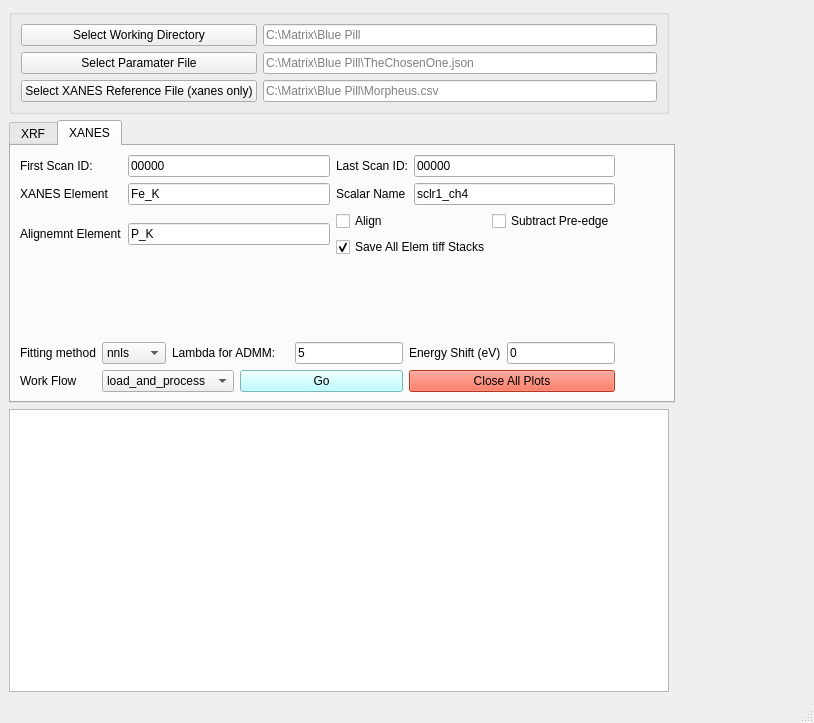
<?xml version="1.0" encoding="UTF-8"?>
<ui version="4.0">
 <author>Ajith</author>
 <class>MainWindow</class>
 <widget class="QMainWindow" name="MainWindow">
  <property name="geometry">
   <rect>
    <x>0</x>
    <y>0</y>
    <width>814</width>
    <height>723</height>
   </rect>
  </property>
  <property name="windowTitle">
   <string>MainWindow</string>
  </property>
  <widget class="QWidget" name="centralwidget">
   <layout class="QGridLayout" name="gridLayout_8">
    <item row="0" column="0">
     <widget class="QGroupBox" name="groupBox">
      <property name="sizePolicy">
       <sizepolicy hsizetype="Preferred" vsizetype="Preferred">
        <horstretch>0</horstretch>
        <verstretch>0</verstretch>
       </sizepolicy>
      </property>
      <property name="styleSheet">
       <string notr="true">font: 10pt &quot;MS Shell Dlg 2&quot;;</string>
      </property>
      <property name="title">
       <string/>
      </property>
      <layout class="QGridLayout" name="gridLayout_7">
       <item row="0" column="0">
        <layout class="QGridLayout" name="gridLayout_4">
         <item row="2" column="1">
          <widget class="QLineEdit" name="le_ref">
           <property name="sizePolicy">
            <sizepolicy hsizetype="MinimumExpanding" vsizetype="Fixed">
             <horstretch>0</horstretch>
             <verstretch>0</verstretch>
            </sizepolicy>
           </property>
           <property name="placeholderText">
            <string>C:\Matrix\Blue Pill\Morpheus.csv</string>
           </property>
          </widget>
         </item>
         <item row="0" column="1">
          <widget class="QLineEdit" name="le_wd">
           <property name="sizePolicy">
            <sizepolicy hsizetype="MinimumExpanding" vsizetype="Fixed">
             <horstretch>0</horstretch>
             <verstretch>0</verstretch>
            </sizepolicy>
           </property>
           <property name="placeholderText">
            <string>C:\Matrix\Blue Pill</string>
           </property>
          </widget>
         </item>
         <item row="0" column="0" rowspan="3">
          <layout class="QGridLayout" name="gridLayout_2">
           <item row="0" column="0">
            <widget class="QPushButton" name="pb_wd">
             <property name="sizePolicy">
              <sizepolicy hsizetype="Minimum" vsizetype="Minimum">
               <horstretch>0</horstretch>
               <verstretch>0</verstretch>
              </sizepolicy>
             </property>
             <property name="text">
              <string>Select Working Directory</string>
             </property>
            </widget>
           </item>
           <item row="1" column="0">
            <widget class="QPushButton" name="pb_param">
             <property name="sizePolicy">
              <sizepolicy hsizetype="Minimum" vsizetype="Minimum">
               <horstretch>0</horstretch>
               <verstretch>0</verstretch>
              </sizepolicy>
             </property>
             <property name="text">
              <string>Select Paramater File</string>
             </property>
            </widget>
           </item>
           <item row="2" column="0">
            <widget class="QPushButton" name="pb_ref">
             <property name="sizePolicy">
              <sizepolicy hsizetype="Minimum" vsizetype="Minimum">
               <horstretch>0</horstretch>
               <verstretch>0</verstretch>
              </sizepolicy>
             </property>
             <property name="text">
              <string>Select XANES Reference File (xanes only)</string>
             </property>
            </widget>
           </item>
          </layout>
         </item>
         <item row="1" column="1">
          <widget class="QLineEdit" name="le_param">
           <property name="sizePolicy">
            <sizepolicy hsizetype="MinimumExpanding" vsizetype="Fixed">
             <horstretch>0</horstretch>
             <verstretch>0</verstretch>
            </sizepolicy>
           </property>
           <property name="placeholderText">
            <string>C:\Matrix\Blue Pill\TheChosenOne.json</string>
           </property>
          </widget>
         </item>
        </layout>
       </item>
      </layout>
     </widget>
    </item>
    <item row="0" column="1" colspan="2">
     <spacer name="horizontalSpacer_3">
      <property name="orientation">
       <enum>Qt::Horizontal</enum>
      </property>
      <property name="sizeHint" stdset="0">
       <size>
        <width>4</width>
        <height>20</height>
       </size>
      </property>
     </spacer>
    </item>
    <item row="1" column="0" colspan="2">
     <widget class="QTabWidget" name="tabWidget">
      <property name="styleSheet">
       <string notr="true">font: 12pt &quot;MS Shell Dlg 2&quot;;</string>
      </property>
      <property name="currentIndex">
       <number>1</number>
      </property>
      <widget class="QWidget" name="tab_2">
       <attribute name="title">
        <string>XRF</string>
       </attribute>
       <layout class="QGridLayout" name="gridLayout_12">
        <item row="0" column="0" colspan="2">
         <widget class="QGroupBox" name="groupBox_3">
          <property name="title">
           <string>XRF Batch Processing</string>
          </property>
          <layout class="QGridLayout" name="gridLayout_11">
           <item row="0" column="0">
            <layout class="QGridLayout" name="gridLayout_6">
             <item row="0" column="0">
              <widget class="QLabel" name="label_12">
               <property name="text">
                <string>First Scan ID:</string>
               </property>
              </widget>
             </item>
             <item row="0" column="1">
              <widget class="QLineEdit" name="le_startid_2">
               <property name="text">
                <string>00000</string>
               </property>
               <property name="placeholderText">
                <string>00000</string>
               </property>
              </widget>
             </item>
             <item row="0" column="2" colspan="2">
              <widget class="QLabel" name="label_11">
               <property name="text">
                <string>Last Scan ID:</string>
               </property>
              </widget>
             </item>
             <item row="0" column="4">
              <widget class="QLineEdit" name="le_lastid_2">
               <property name="text">
                <string>00000</string>
               </property>
               <property name="placeholderText">
                <string>00000</string>
               </property>
              </widget>
             </item>
             <item row="1" column="0">
              <widget class="QLabel" name="label_10">
               <property name="text">
                <string>Scalar Name:</string>
               </property>
              </widget>
             </item>
             <item row="1" column="1">
              <widget class="QLineEdit" name="le_sclr_2">
               <property name="text">
                <string>sclr1_ch4</string>
               </property>
               <property name="placeholderText">
                <string>Fe_K</string>
               </property>
              </widget>
             </item>
             <item row="1" column="2">
              <widget class="QRadioButton" name="rb_make_hdf">
               <property name="text">
                <string>Make HDF</string>
               </property>
              </widget>
             </item>
             <item row="1" column="3" colspan="2">
              <widget class="QPushButton" name="pb_xrf_start">
               <property name="styleSheet">
                <string notr="true">background-color: rgb(85, 255, 127);</string>
               </property>
               <property name="text">
                <string>Start Batch Processing</string>
               </property>
              </widget>
             </item>
            </layout>
           </item>
          </layout>
         </widget>
        </item>
        <item row="1" column="0">
         <widget class="QGroupBox" name="groupBox_2">
          <property name="title">
           <string>Live XRF Processing</string>
          </property>
          <layout class="QGridLayout" name="gridLayout_10">
           <item row="0" column="0">
            <layout class="QGridLayout" name="gridLayout_9">
             <item row="0" column="0">
              <widget class="QPushButton" name="pb_activate_live">
               <property name="styleSheet">
                <string notr="true">background-color: rgb(0, 170, 255);</string>
               </property>
               <property name="text">
                <string>Activate Live</string>
               </property>
              </widget>
             </item>
             <item row="0" column="1">
              <widget class="QPushButton" name="pb_live">
               <property name="styleSheet">
                <string notr="true">background-color: rgb(255, 93, 29);
font: 75 12pt &quot;MS Shell Dlg 2&quot;;
</string>
               </property>
               <property name="text">
                <string>Start Live</string>
               </property>
              </widget>
             </item>
             <item row="1" column="0" colspan="2">
              <widget class="QLabel" name="label_live_status">
               <property name="text">
                <string>Live Processing is not ready</string>
               </property>
              </widget>
             </item>
            </layout>
           </item>
          </layout>
         </widget>
        </item>
        <item row="1" column="1">
         <widget class="QPushButton" name="pb_open_pyxrf">
          <property name="sizePolicy">
           <sizepolicy hsizetype="Maximum" vsizetype="Maximum">
            <horstretch>0</horstretch>
            <verstretch>0</verstretch>
           </sizepolicy>
          </property>
          <property name="styleSheet">
           <string notr="true">background-color: rgb(255, 221, 98);</string>
          </property>
          <property name="text">
           <string>Open PyXRF GUI</string>
          </property>
         </widget>
        </item>
       </layout>
      </widget>
      <widget class="QWidget" name="tab">
       <attribute name="title">
        <string>XANES</string>
       </attribute>
       <layout class="QGridLayout" name="gridLayout_5">
        <item row="0" column="0">
         <widget class="QLabel" name="label">
          <property name="text">
           <string>First Scan ID:</string>
          </property>
         </widget>
        </item>
        <item row="0" column="1">
         <widget class="QLineEdit" name="le_startid">
          <property name="text">
           <string>00000</string>
          </property>
          <property name="placeholderText">
           <string>00000</string>
          </property>
         </widget>
        </item>
        <item row="0" column="2">
         <widget class="QLabel" name="label_2">
          <property name="text">
           <string>Last Scan ID:</string>
          </property>
         </widget>
        </item>
        <item row="0" column="3">
         <widget class="QLineEdit" name="le_lastid">
          <property name="text">
           <string>00000</string>
          </property>
          <property name="placeholderText">
           <string>00000</string>
          </property>
         </widget>
        </item>
        <item row="0" column="4">
         <spacer name="horizontalSpacer">
          <property name="orientation">
           <enum>Qt::Horizontal</enum>
          </property>
          <property name="sizeHint" stdset="0">
           <size>
            <width>49</width>
            <height>20</height>
           </size>
          </property>
         </spacer>
        </item>
        <item row="1" column="0">
         <widget class="QLabel" name="label_3">
          <property name="text">
           <string>XANES Element </string>
          </property>
         </widget>
        </item>
        <item row="1" column="1">
         <widget class="QLineEdit" name="xanes_elem">
          <property name="text">
           <string>Fe_K</string>
          </property>
          <property name="placeholderText">
           <string>Fe_K</string>
          </property>
         </widget>
        </item>
        <item row="1" column="2">
         <widget class="QLabel" name="label_8">
          <property name="text">
           <string>Scalar Name</string>
          </property>
         </widget>
        </item>
        <item row="1" column="3">
         <widget class="QLineEdit" name="le_sclr">
          <property name="text">
           <string>sclr1_ch4</string>
          </property>
          <property name="placeholderText">
           <string>Fe_K</string>
          </property>
         </widget>
        </item>
        <item row="2" column="0">
         <widget class="QLabel" name="label_4">
          <property name="text">
           <string>Alignemnt Element</string>
          </property>
         </widget>
        </item>
        <item row="2" column="1">
         <widget class="QLineEdit" name="alignment_elem">
          <property name="text">
           <string>P_K</string>
          </property>
          <property name="placeholderText">
           <string>Pt_L</string>
          </property>
         </widget>
        </item>
        <item row="2" column="2" colspan="2">
         <layout class="QGridLayout" name="gridLayout_3">
          <item row="0" column="0">
           <widget class="QCheckBox" name="cb_align">
            <property name="text">
             <string>Align</string>
            </property>
           </widget>
          </item>
          <item row="0" column="1">
           <widget class="QCheckBox" name="ch_b_baseline">
            <property name="sizePolicy">
             <sizepolicy hsizetype="Fixed" vsizetype="Fixed">
              <horstretch>0</horstretch>
              <verstretch>0</verstretch>
             </sizepolicy>
            </property>
            <property name="text">
             <string>Subtract Pre-edge</string>
            </property>
           </widget>
          </item>
          <item row="1" column="0" colspan="2">
           <widget class="QCheckBox" name="ch_b_save_all_tiffs">
            <property name="text">
             <string>Save All Elem tiff Stacks</string>
            </property>
            <property name="checked">
             <bool>true</bool>
            </property>
           </widget>
          </item>
         </layout>
        </item>
        <item row="3" column="2">
         <spacer name="verticalSpacer">
          <property name="orientation">
           <enum>Qt::Vertical</enum>
          </property>
          <property name="sizeHint" stdset="0">
           <size>
            <width>20</width>
            <height>48</height>
           </size>
          </property>
         </spacer>
        </item>
        <item row="4" column="0" colspan="4">
         <layout class="QGridLayout" name="gridLayout">
          <item row="0" column="0">
           <widget class="QLabel" name="label_5">
            <property name="sizePolicy">
             <sizepolicy hsizetype="Preferred" vsizetype="Preferred">
              <horstretch>0</horstretch>
              <verstretch>0</verstretch>
             </sizepolicy>
            </property>
            <property name="text">
             <string>Fitting method</string>
            </property>
           </widget>
          </item>
          <item row="0" column="1">
           <widget class="QComboBox" name="cb_fittin_method">
            <property name="sizePolicy">
             <sizepolicy hsizetype="Preferred" vsizetype="Preferred">
              <horstretch>0</horstretch>
              <verstretch>0</verstretch>
             </sizepolicy>
            </property>
            <item>
             <property name="text">
              <string>nnls</string>
             </property>
            </item>
            <item>
             <property name="text">
              <string>admm</string>
             </property>
            </item>
           </widget>
          </item>
          <item row="0" column="2" colspan="2">
           <widget class="QLabel" name="label_7">
            <property name="sizePolicy">
             <sizepolicy hsizetype="Preferred" vsizetype="Preferred">
              <horstretch>0</horstretch>
              <verstretch>0</verstretch>
             </sizepolicy>
            </property>
            <property name="text">
             <string>Lambda for ADMM:</string>
            </property>
           </widget>
          </item>
          <item row="0" column="4">
           <widget class="QLineEdit" name="nnls_lamda">
            <property name="sizePolicy">
             <sizepolicy hsizetype="Preferred" vsizetype="Preferred">
              <horstretch>0</horstretch>
              <verstretch>0</verstretch>
             </sizepolicy>
            </property>
            <property name="focusPolicy">
             <enum>Qt::StrongFocus</enum>
            </property>
            <property name="text">
             <string>5</string>
            </property>
            <property name="placeholderText">
             <string>Lambda for ADMM</string>
            </property>
           </widget>
          </item>
          <item row="0" column="5">
           <widget class="QLabel" name="label_9">
            <property name="sizePolicy">
             <sizepolicy hsizetype="Preferred" vsizetype="Preferred">
              <horstretch>0</horstretch>
              <verstretch>0</verstretch>
             </sizepolicy>
            </property>
            <property name="text">
             <string>Energy Shift (eV)</string>
            </property>
           </widget>
          </item>
          <item row="0" column="6">
           <widget class="QLineEdit" name="energy_shift">
            <property name="sizePolicy">
             <sizepolicy hsizetype="Preferred" vsizetype="Preferred">
              <horstretch>0</horstretch>
              <verstretch>0</verstretch>
             </sizepolicy>
            </property>
            <property name="focusPolicy">
             <enum>Qt::StrongFocus</enum>
            </property>
            <property name="text">
             <string>0</string>
            </property>
            <property name="placeholderText">
             <string>Lambda for ADMM</string>
            </property>
           </widget>
          </item>
          <item row="1" column="0">
           <widget class="QLabel" name="label_6">
            <property name="text">
             <string>Work Flow</string>
            </property>
           </widget>
          </item>
          <item row="1" column="1" colspan="2">
           <widget class="QComboBox" name="cb_process">
            <property name="sizePolicy">
             <sizepolicy hsizetype="Expanding" vsizetype="Fixed">
              <horstretch>0</horstretch>
              <verstretch>0</verstretch>
             </sizepolicy>
            </property>
            <item>
             <property name="text">
              <string>load_and_process</string>
             </property>
            </item>
            <item>
             <property name="text">
              <string>process</string>
             </property>
            </item>
            <item>
             <property name="text">
              <string>build_xanes_map</string>
             </property>
            </item>
           </widget>
          </item>
          <item row="1" column="3" colspan="2">
           <widget class="QPushButton" name="pb_start">
            <property name="styleSheet">
             <string notr="true">font: 12pt &quot;MS Shell Dlg 2&quot;;
background-color: rgb(170, 255, 255);</string>
            </property>
            <property name="text">
             <string>Go</string>
            </property>
           </widget>
          </item>
          <item row="1" column="5" colspan="2">
           <widget class="QPushButton" name="pb_close_plots">
            <property name="styleSheet">
             <string notr="true">background-color: rgb(255, 77, 46);
color: rgb(0, 0, 0);
font: 75 10pt &quot;MS Shell Dlg 2&quot;;</string>
            </property>
            <property name="text">
             <string>Close All Plots</string>
            </property>
           </widget>
          </item>
         </layout>
        </item>
        <item row="4" column="4">
         <spacer name="horizontalSpacer_2">
          <property name="orientation">
           <enum>Qt::Horizontal</enum>
          </property>
          <property name="sizeHint" stdset="0">
           <size>
            <width>49</width>
            <height>20</height>
           </size>
          </property>
         </spacer>
        </item>
       </layout>
      </widget>
     </widget>
    </item>
    <item row="1" column="2">
     <spacer name="horizontalSpacer_4">
      <property name="orientation">
       <enum>Qt::Horizontal</enum>
      </property>
      <property name="sizeHint" stdset="0">
       <size>
        <width>40</width>
        <height>20</height>
       </size>
      </property>
     </spacer>
    </item>
    <item row="2" column="0">
     <widget class="QPlainTextEdit" name="pte_status"/>
    </item>
    <item row="2" column="2">
     <spacer name="horizontalSpacer_5">
      <property name="orientation">
       <enum>Qt::Horizontal</enum>
      </property>
      <property name="sizeHint" stdset="0">
       <size>
        <width>13</width>
        <height>20</height>
       </size>
      </property>
     </spacer>
    </item>
   </layout>
  </widget>
  <widget class="QMenuBar" name="menubar">
   <property name="geometry">
    <rect>
     <x>0</x>
     <y>0</y>
     <width>814</width>
     <height>21</height>
    </rect>
   </property>
  </widget>
  <widget class="QStatusBar" name="statusbar"/>
 </widget>
 <resources/>
 <connections/>
</ui>
